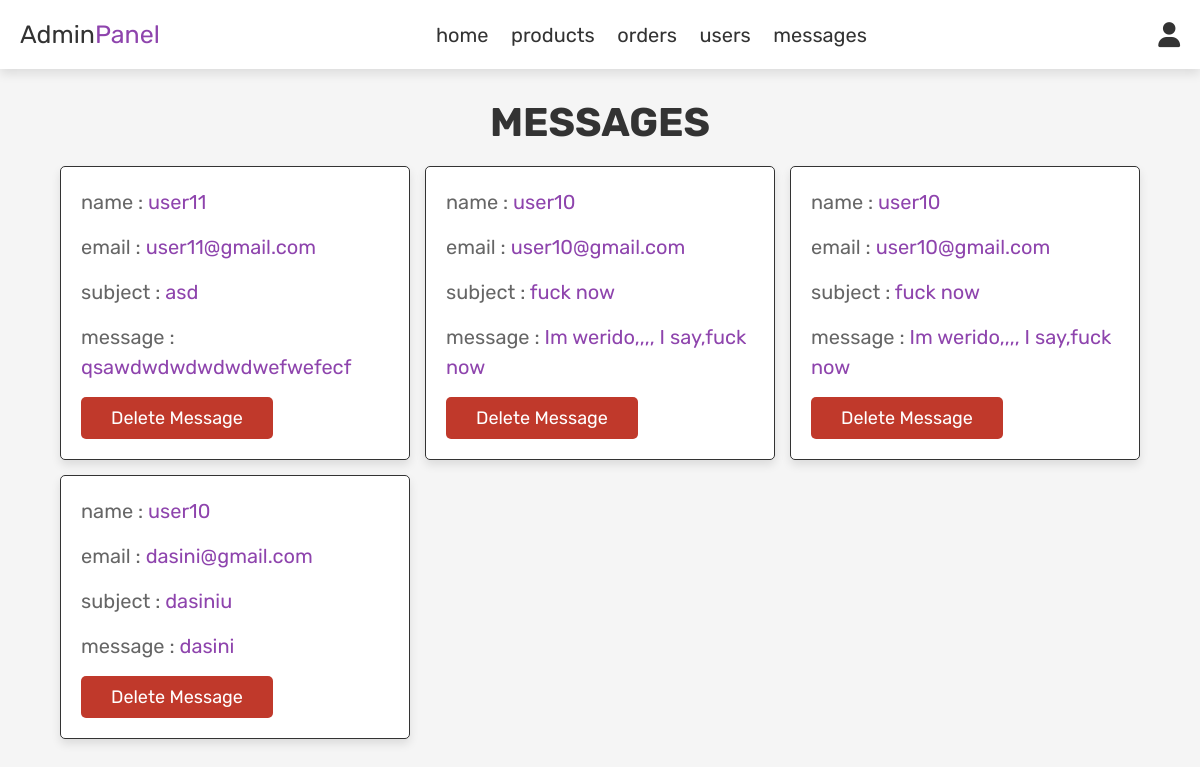
The app's page /admin_contacts.php (signed in) with its own data.
### tables this page shows
CREATE TABLE `message` (
  `id` int(100) NOT NULL,
  `name` varchar(100) NOT NULL,
  `subject` varchar(100) NOT NULL,
  `email` varchar(100) NOT NULL,
  `message` varchar(500) NOT NULL
);

### admin_contacts.php (the view, shortened to what this page needs)
<?php
include 'config.php';
?>
<!DOCTYPE html>
<html lang="en">
<head>
   <link rel="stylesheet" href="https://cdnjs.cloudflare.com/ajax/libs/font-awesome/6.0.0/css/all.min.css">
   <link rel="stylesheet" href="admin_style.css">
</head>
<body>
<?php include 'admin_header.php'; ?>
<section class="messages">
   <h1 class="title"> messages </h1>
   <div class="box-container">
   <?php
      $select_message = mysqli_query($conn, "SELECT * FROM `message`") or die('query failed');
      if(mysqli_num_rows($select_message) > 0){
         while($fetch_message = mysqli_fetch_assoc($select_message)){
   ?>
   <div class="box">
      <p> name : <span><?php echo $fetch_message['name']; ?></span> </p>
      <p> email : <span><?php echo $fetch_message['email']; ?></span> </p>
      <p> subject : <span><?php echo $fetch_message['subject']; ?></span> </p>
      <p> message : <span><?php echo $fetch_message['message']; ?></span> </p>
      <a href="admin_contacts.php?delete=<?php echo $fetch_message['id']; ?>" onclick="return confirm('delete this message?');" class="delete-btn">delete message</a>
   </div>
   <?php
      };
   }else{
      echo '<p class="empty">you have no messages!</p>';
   }
   ?>
   </div>
</section>
</body>
</html>

### admin_style.css (style rules this page uses)
:root { --purple:#8e44ad; --red:#c0392b; --orange:#f39c12; --black:#333; --white:#fff; --light-color:#666; --light-white:#ccc; --light-bg:#f5f5f5; --border:.1rem solid var(--black); --box-shadow:0 .5rem 1rem rgba(0,0,0,.1); }
* { font-family: 'Rubik', sans-serif; margin:0; padding:0; box-sizing: border-box; outline: none; border:none; text-decoration: none; transition:all .2s linear; }
html { font-size: 62.5%; overflow-x: hidden; }
body { background-color: var(--light-bg); }
section { padding:3rem 2rem; }
.title { text-align: center; margin-bottom: 2rem; text-transform: uppercase; color:var(--black); font-size: 4rem; }
.btn, .option-btn, .delete-btn, .white-btn { display: inline-block; margin-top: 1rem; padding:1rem 3rem; cursor: pointer; color:var(--white); font-size: 1.8rem; border-radius: .5rem; text-transform: capitalize; }
.delete-btn { background-color: var(--red); }
.messages .box-container { display: grid; grid-template-columns: repeat(auto-fit, 35rem); justify-content: center; gap:1.5rem; max-width: 1200px; margin:0 auto; align-items: flex-start; }
.messages .box-container .box { background-color: var(--white); padding:2rem; border:var(--border); box-shadow: var(--box-shadow); border-radius: .5rem; }
.messages .box-container .box p { padding-bottom: 1.5rem; font-size: 2rem; color:var(--light-color); line-height: 1.5; }
.messages .box-container .box p span { color:var(--purple); }
.messages .box-container .box .delete-btn { margin-top: 0; }

### records on screen
message: name "user11", email "user11@gmail.com", subject "asd", message "qsawdwdwdwdwdwefwefecf"
message: name "user10", email "user10@gmail.com", subject "fuck now", message "Im werido,,,, I say,fuck now"
message: name "user10", email "user10@gmail.com", subject "fuck now", message "Im werido,,,, I say,fuck now"
message: name "user10", email "dasini@gmail.com", subject "dasiniu", message "dasini"
